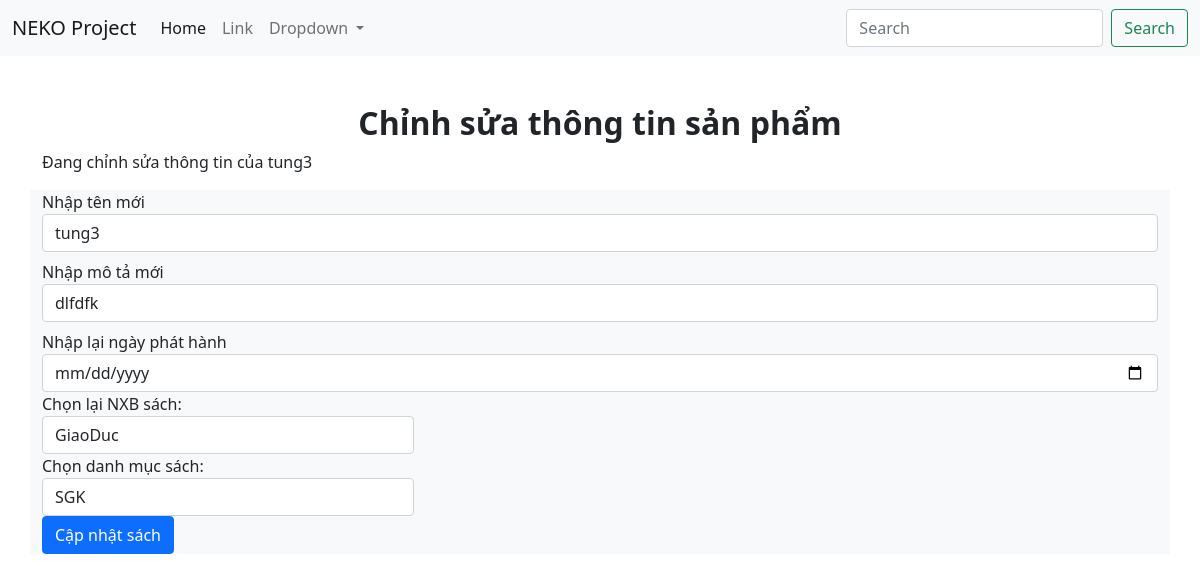
Page /update/5 on the committed database.
### app/models.py (models this page shows, shortened)
class Book(models.Model):
    name = models.CharField(max_length=20,blank=False,null=False)
    desc = models.CharField(max_length=100,blank=False,null=False)
    date = models.DateField()
    provider = models.CharField(max_length=50,blank=False,null=False)
    category = models.CharField(max_length=50,blank=False,null=False)

### app/views.py (the view, shortened to what this page needs)
# urls.py: path('update/<id>',views.updateData,name="updateData"),
def updateData(request,id):
    d = Book.objects.get(id=id)
    context = {"d" : d}
    return render(request,"edit.html",context)

### templates/edit.html (shortened to what this page needs)
<!DOCTYPE html>
<html lang="en">
  <head>
    <link
      href="https://cdn.jsdelivr.net/npm/bootstrap@5.1.3/dist/css/bootstrap.min.css"
      rel="stylesheet"
    />
  </head>
  <body>
    <nav class="navbar navbar-expand-lg navbar-light bg-light">
      <div class="container-fluid">
        <a class="navbar-brand" href="/">NEKO Project</a>
        <div class="collapse navbar-collapse" id="navbarSupportedContent">
          <ul class="navbar-nav me-auto mb-2 mb-lg-0">
            <li class="nav-item">
              <a class="nav-link active" aria-current="page" href="/">Home</a>
            </li>
            <li class="nav-item">
              <a class="nav-link" href="#">Link</a>
            </li>
            <li class="nav-item dropdown">
              <a
                class="nav-link dropdown-toggle"
                href="#"
                id="navbarDropdown"
                role="button"
                data-bs-toggle="dropdown"
                aria-expanded="false"
              >
                Dropdown
              </a>
            </li>
          </ul>
          <form class="d-flex">
            <input
              class="form-control me-2"
              type="search"
              placeholder="Search"
              aria-label="Search"
            />
            <button class="btn btn-outline-success" type="submit">
              Search
            </button>
          </form>
        </div>
      </div>
    </nav>
    <div class="container">
        <h2 class="text-center fw-bold mt-5">Chỉnh sửa thông tin sản phẩm</h2>
        <p>Đang chỉnh sửa thông tin của {{d.name}}</p>
    </div>
    <div class="container mt-3 bg-light">
      <div class="row">
        <div class="col-md-12">
          <form action="/update/{{d.id}}" method="POST">
            <div class="form-group">
              <label for="">Nhập tên mới</label>
              <input
                type="text"
                class="form-control"
                name="name"
                placeholder="Nhập tên sách"
                value={{d.name}}
                id=""
              />
            </div>
            <div class="form-group mt-2">
              <label for="">Nhập mô tả mới</label>
              <input
                type="text"
                class="form-control"
                name="desc"
                placeholder="Nhập mô tả sách"
                value="{{d.desc}}"
                id=""
              />
            </div>
            <div class="form-group mt-2">
              <label for="">Nhập lại ngày phát hành</label>
              <input
                type="date"
                class="form-control"
                name="date"
                placeholder="Nhập ngày phát hành sách"
                value={{d.date}}
                id=""
              />
            </div>
            <div class="form-group col-md-4">
              <label for="provider">Chọn lại NXB sách:</label>
              <select name="provider" id="provider" class="form-control">
                <option selected>{{d.provider}}</option>
              </select>
            </div>
            <div class="form-group col-md-4">
              <label for="category">Chọn danh mục sách:</label>
              <select name="category" id="category" class="form-control">
                <option selected>{{d.category}}</option>
              </select>
            </div>
            <button type="submit" class="btn btn-primary">Cập nhật sách</button>
          </form>
        </div>
      </div>
    </div>
  </body>
</html>

### rows in the picture
Book: name "tung3", desc "dlfdfk", provider "GiaoDuc", category "SGK"
